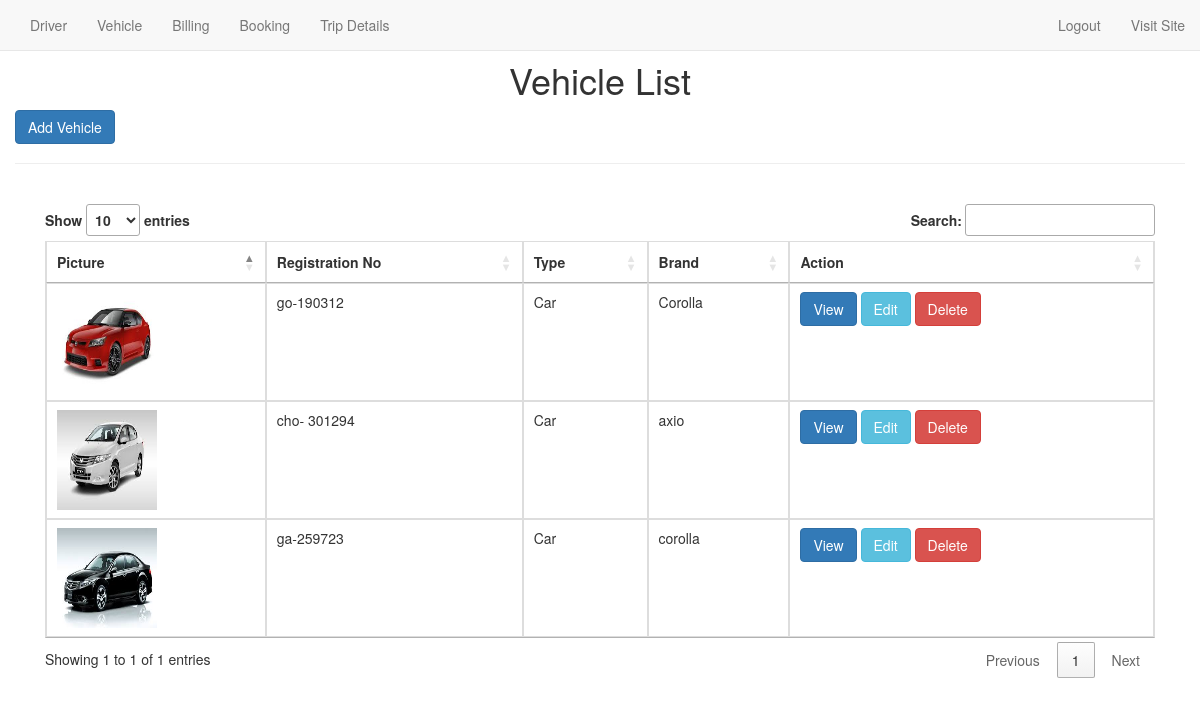
Page /vehicleList.php on the committed database.
### tables this page shows
CREATE TABLE `vehicle` (
  `veh_id` int(11) NOT NULL,
  `veh_reg` varchar(100) NOT NULL,
  `veh_type` varchar(20) NOT NULL,
  `chesisno` varchar(100) NOT NULL,
  `brand` varchar(100) NOT NULL,
  `veh_color` varchar(100) NOT NULL,
  `veh_regdate` varchar(100) NOT NULL,
  `veh_description` varchar(255) NOT NULL,
  `veh_photo` varchar(255) NOT NULL,
  `veh_available` int(11) NOT NULL
);

### vehicleList.php (the view, shortened to what this page needs)
<?php
    $connection= mysqli_connect("localhost", "root", "", "transport_management");
    $sql= "SELECT * FROM `vehicle` ORDER BY veh_id DESC";
    $res=mysqli_query($connection, $sql);
?>
<!DOCTYPE html>
<html lang="en">
<head>
<link href="http://maxcdn.bootstrapcdn.com/bootstrap/3.2.0/css/bootstrap.min.css" rel="stylesheet">
<link rel="stylesheet" href="http://cdn.datatables.net/1.10.2/css/jquery.dataTables.min.css">
<link rel="stylesheet" href="sweetalert2/sweetalert2.css">
<link rel="stylesheet" href="style.css">
    <link rel="stylesheet" href="//code.jquery.com/ui/1.12.1/themes/base/jquery-ui.css">
   <link rel="stylesheet" href="animate.css">
    <link rel="stylesheet" href="style.css">
</head>
<body>
 <?php include 'navbar_admin.php'; ?>
 <br>
   <div class="container">
     <div class="row">
        <div class="page-header">
            <p> <h1 style="text-align: center;"> Vehicle List </h1>
            <a class="btn btn-primary float-right" href="vehicleAdd.php" role="button">Add Vehicle</a>
          </p>
      </div>
</div>
        <div class="col-md-12 animated bounceIn">
        <?php
        if (mysqli_num_rows($res)>0) { ?>
                <br>
                <table  id="myTable" class="table table-bordered animated bounce">
                    <thead>
                        <th> Picture</th>
                        <th> Registration No</th>
                        <th> Type</th>
                        <th> Brand</th>
                        <th>Action</th>
                    </thead>
                    <?php while ($row=mysqli_fetch_assoc($res)) {  ?>
                    <tbody>
                        <tr>
                            <td><img height="100px" width="100px" src="vehicle picture/<?php echo $row["veh_photo"]; ?>" alt="dp"></td>
<td><?php echo $row["veh_reg"] ?></td>
<td><?php echo $row["veh_type"]=='car'? 'Car':'Bus' ?></td>
<td><?php echo $row["brand"] ?></td>
                            <td>
                                <a class="btn btn-primary" href="vehicleView.php?busid=<?php echo $row["veh_id"]; ?>">View</a>
                                <a class="btn btn-info" href="vehicleEdit.php?veh_id=<?php echo $row["veh_id"]; ?>">Edit</a>
                                <a class="btn btn-danger" onclick="return confirm('Are you sure to delete?');" href="vehicleDelete.php?delId=<?php echo $row['veh_id']; ?>">Delete</a>
                            </td>
                        </tr>
                    </tbody>
                <?php } }?>
                </table>
        </div>
        <div class="col-md-3"></div>
     </div>
</body>
</html>

### navbar_admin.php (shortened to what this page needs)
<div class="container">
    <nav class="navbar navbar-default navbar-fixed-top">
        <div class="container-fluid">
            <div class="collapse navbar-collapse" id="mynavbar">
                <ul class="nav navbar-nav">
                    <li><a href="DriverIndex.php">Driver</a></li>
                    <li><a href="vehiclelist.php"> Vehicle</a></li>
                    <li><a href="indexbill.php">Billing</a></li>
                    <li><a href="bookinglist.php">Booking</a></li>
                    <li><a href="trip_details.php">Trip Details</a></li>
                </ul>
                <ul class="nav navbar-nav navbar-right">
                    <li><a href="logout.php">Logout</a></li>
                    <li><a href="index.php">Visit Site</a></li>
                </ul>
            </div>
        </div>
    </nav>
</div>

### rows in the picture
vehicle: veh_photo (picture), veh_reg "go-190312", veh_type "Car", brand "Corolla"
vehicle: veh_photo (picture), veh_reg "cho- 301294", veh_type "Car", brand "axio"
vehicle: veh_photo (picture), veh_reg "ga-259723", veh_type "Car", brand "corolla"
